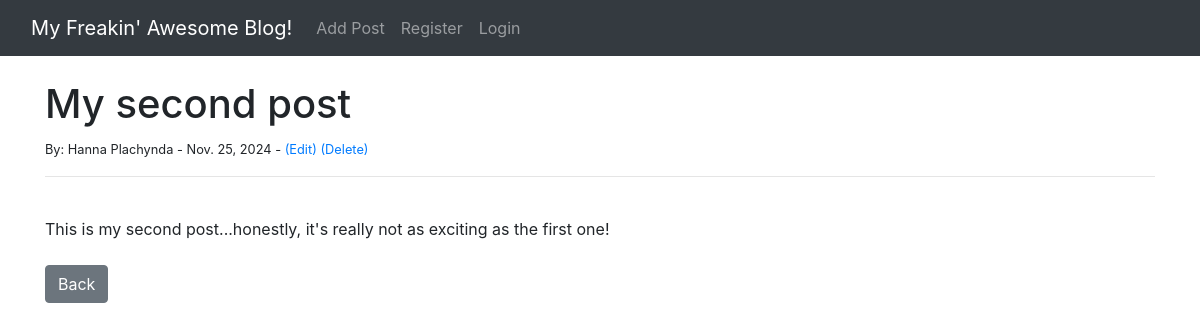
The app's page /article/2 with its own data.
### theblog/models.py (models this page shows, shortened)
class Post(models.Model):
	title = models.CharField(max_length=255)
	title_tag = models.CharField(max_length=255)
	author = models.ForeignKey(User, on_delete=models.CASCADE)
	body = models.TextField()
	post_date = models.DateField(auto_now_add=True)

### theblog/views.py (the view)
# urls.py: path('article/<int:pk>', ArticleDetailView.as_view(), name='article-detail'),
class ArticleDetailView(DetailView):
	model = Post
	template_name = 'article_details.html'

### theblog/templates/article_details.html (shortened to what this page needs)
{% extends 'base.html' %}
{% block content %}
<h1>{{ post.title }}</h1>
<small>By:
	{{ post.author.first_name }}
	{{ post.author.last_name }} -
	{{ post.post_date }} -
	<a href="{% url 'update_post' post.pk %}">(Edit)
	</a>
	<a href="{% url 'delete_post' post.pk %}">(Delete)</a>
</small><br/>
<hr>
<br/>
{{ post.body }}
<br/><br/>
<a href="{% url 'home' %}" class="btn btn-secondary">
Back</a>
{% endblock %}

### records on screen
Post: title "My second post", author.first_name "Hanna", author.last_name "Plachynda", post_date "Nov. 25, 2024", body "This is my second post...honestly, it's really not as exciting as the first one!"
